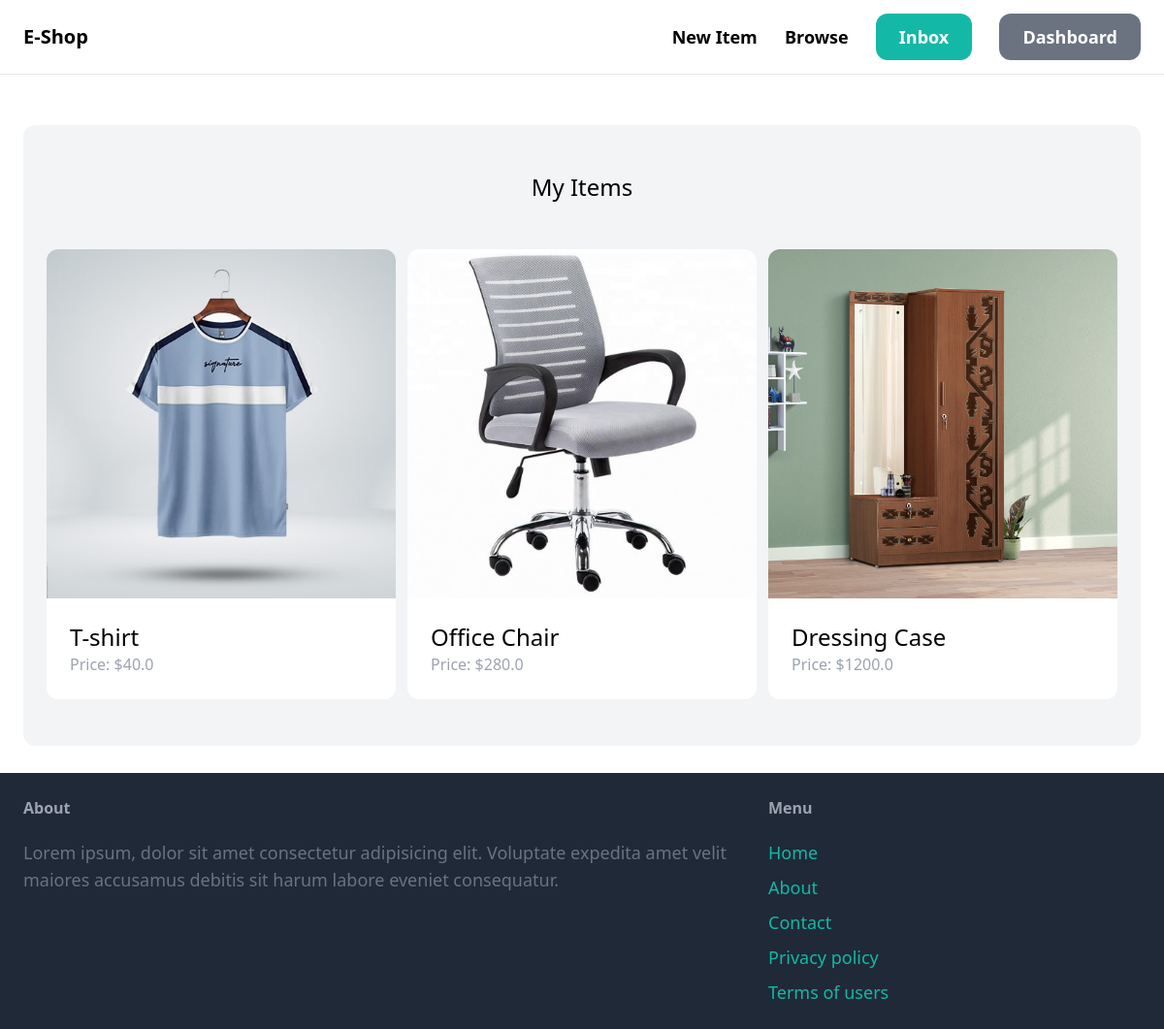
The page /dashboard/ (signed in) on the database its author committed.
### item/models.py (models this page shows, shortened)
class Item(models.Model):
     category = models.ForeignKey(Category, related_name='items', on_delete=models.CASCADE)
     name = models.CharField(max_length=255)
     description = models.TextField(blank=True, null=True)
     price = models.FloatField()
     image = models.ImageField(upload_to='item_images', blank=True, null=True)
     is_sold = models.BooleanField(default=False)
     created_by = models.ForeignKey(User, related_name='items', on_delete=models.CASCADE)
     created_at = models.DateTimeField(auto_now_add=True)

### dashboard/views.py (the view)
# urls.py: path('', views.index, name='index'),
@login_required
def index(request):
    items = Item.objects.filter(created_by=request.user)
    return render(request, 'dashboard/index.html', {
        'items': items
    })

### dashboard/templates/dashboard/index.html (shortened to what this page needs)
{% extends 'core/base.html' %}
{%block content %}
<div class="mt-6 px-6 py-12 bg-gray-100 rounded-xl">
    <h2 class="mb-12 text-2xl text-center">My Items</h2>
    <div class="grid grid-cols-3 gap-3">
        {% for item in items %}
        <div>
            <a href="{% url 'item:detail' item.id %}">
                <div>
                    <img src="{{ item.image.url }}" class="rounded-t-xl" alt="">
                </div>
                <div class="p-6 bg-white rounded-b-xl">
                    <h2 class="text-2xl">
                        {{ item.name }}
                    </h2>
                    <p class="text-gray-400">
                        Price: ${{item.price}}
                    </p>
                </div>
            </a>
        </div>
        {%endfor%}
    </div>
</div>
{% endblock %}

### rows shown on the page
Item: image (picture), name "T-shirt", price "40.0"
Item: image (picture), name "Office Chair", price "280.0"
Item: image (picture), name "Dressing Case", price "1200.0"
